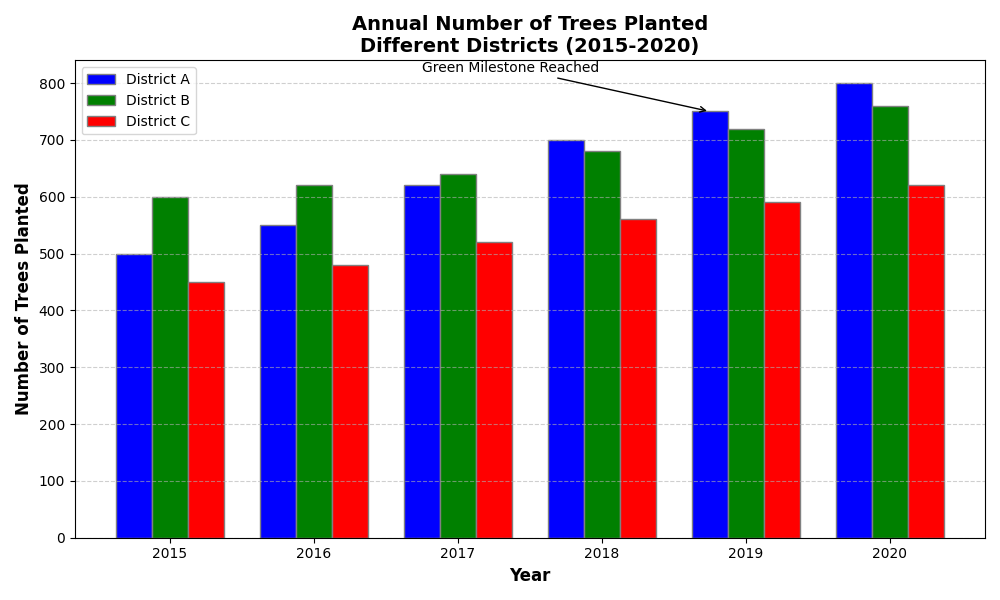

The Python source for this figure:
import matplotlib.pyplot as plt
import numpy as np

# Backstory: City Green Initiative
# The city has been tracking the annual number of trees planted in different districts as part of a green initiative to improve urban greenery. 

# Define data: Years and number of trees planted in three different districts
years = np.arange(2015, 2021)
districtA_trees = np.array([500, 550, 620, 700, 750, 800])
districtB_trees = np.array([600, 620, 640, 680, 720, 760])
districtC_trees = np.array([450, 480, 520, 560, 590, 620])

# Define the bar width and positions
bar_width = 0.25
r1 = np.arange(len(years))
r2 = [x + bar_width for x in r1]
r3 = [x + bar_width for x in r2]

# Create the figure and ax (the subplot)
fig, ax = plt.subplots(figsize=(10, 6))

# Plot data for each district
ax.bar(r1, districtA_trees, color='blue', width=bar_width, edgecolor='grey', label='District A')
ax.bar(r2, districtB_trees, color='green', width=bar_width, edgecolor='grey', label='District B')
ax.bar(r3, districtC_trees, color='red', width=bar_width, edgecolor='grey', label='District C')

# Add titles and labels
ax.set_xlabel('Year', fontweight='bold', fontsize=12)
ax.set_ylabel('Number of Trees Planted', fontweight='bold', fontsize=12)
ax.set_title('Annual Number of Trees Planted\nDifferent Districts (2015-2020)', fontweight='bold', fontsize=14)
ax.set_xticks([r + bar_width for r in range(len(years))])
ax.set_xticklabels(years)

# Add legend
ax.legend()

# Customize the grid and layout
ax.grid(True, linestyle='--', alpha=0.6, axis='y')
plt.tight_layout()

# Highlight significant years
ax.annotate('Green Milestone Reached', xy=(4, 750), xytext=(2, 820),
            arrowprops=dict(facecolor='black', arrowstyle='->'), fontsize=10)

# Ensure layout is tidy
plt.tight_layout()

# Display the plot
plt.show()
